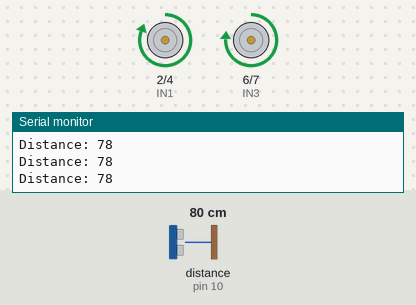
This sketch was run on a simulated Arduino Uno, built with avr-gcc and run on an emulated ATmega328P. Parts: motor-driver pin pairs drawn as motors (green arrow = first pin HIGH = forward, orange = second pin HIGH = backward, longer = more drive, scaled by the enable pin), the last lines printed to the serial monitor. Wiring (inferred from the names in the program): ultrasonic range finder: trigger pin 9; echo pin 10. Inputs (shaded band) come from the test bench; at power-on: distance to the obstacle (sensor on pin 10) 80 cm. The echo pulse lasts 58.3 µs per cm.

Above: at 1.2 s.
1.3 s: distance to the obstacle (sensor on pin 10) set to 23 cm
2.8 s: distance to the obstacle (sensor on pin 10) set to 18 cm
At 4.4 s:
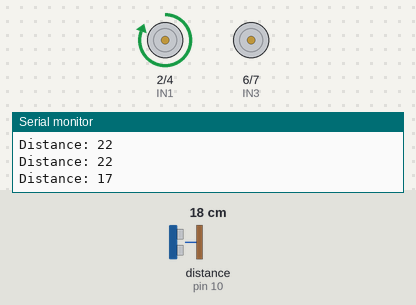
5.8 s: distance to the obstacle (sensor on pin 10) set to 35 cm
At 7.1 s:
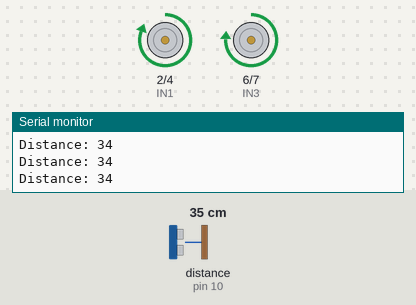
7.8 s: distance to the obstacle (sensor on pin 10) set to 2 cm
At 8.2 s:
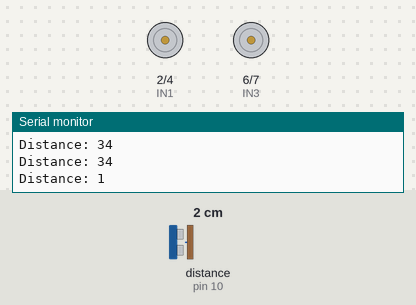
Timing chart, 0 to 11.8 s (numbered marks = the images above; inputs shaded):
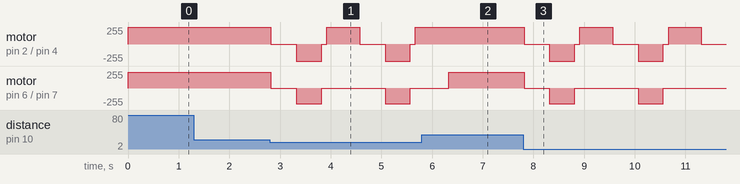

Measured:
- the behaviour switches between 21 and 20 cm on distance to the obstacle (sensor on pin 10) (found by bisection; images 0 and 1)
- after the input at 5.8 s, motor on pin 2 (IN1) / pin 4 (IN2): stays forward 255/255 (without the input it goes to stopped after 0.52 s)

The sketch:

obstacle_avoider_code.ino
```cpp
//Set pin numbers according to your circuit//

const int ENA = 3;
const int IN1 = 2;
const int IN2 = 4;
const int IN3 = 6;
const int IN4 = 7;
const int ENB = 5;
const int trigPin = 9;
const int echoPin = 10;
long duration;
int distance;

void setup() {
   //L298 N motor //

  pinMode(IN1, OUTPUT);
  pinMode(IN2, OUTPUT);
  pinMode(IN3, OUTPUT);
  pinMode(IN4, OUTPUT);
  pinMode(ENA, OUTPUT);
  pinMode(ENB, OUTPUT);

  //Ultrasonic Sensor//

pinMode(trigPin, OUTPUT); // Sets the trigPin as an Output
pinMode(echoPin, INPUT); // Sets the echoPin as an Input
Serial.begin(9600); // Starts the serial communication

}

void loop() {
digitalWrite(trigPin, LOW);// Clears the trigPin//
delayMicroseconds(2);// Sets the trigPin on HIGH state for 10 micro seconds//
digitalWrite(trigPin, HIGH);
delayMicroseconds(10);
digitalWrite(trigPin, LOW);// Reads the echoPin, returns the sound wave travel time in microseconds//
duration = pulseIn(echoPin, HIGH);// Calculating the distance//
distance= (duration*0.034/2);// Prints the distance on the Serial Monitor//
Serial.print("Distance: ");
Serial.println(distance);

//Forward//

if(distance>20)
  {
    analogWrite(ENA, 255);
    analogWrite(ENB, 236);
    digitalWrite(IN1, HIGH);
    digitalWrite(IN2, LOW);
    digitalWrite(IN3, HIGH);
    digitalWrite(IN4, LOW);
  }

  //BACKWARD//

  else if(distance<20)
  {
    analogWrite(ENA, 255);
    analogWrite(ENB, 240);
    digitalWrite(IN1, LOW);
    digitalWrite(IN2, LOW); //stop//
    digitalWrite(IN3, LOW);
    digitalWrite(IN4, LOW);
  delay(500);
    analogWrite(ENA, 255);
    analogWrite(ENB, 236);
    digitalWrite(IN1, LOW);
    digitalWrite(IN2, HIGH);
    digitalWrite(IN3, LOW);  //BACKWARD//
    digitalWrite(IN4, HIGH);
    delay(500);
     analogWrite(ENA, 255);
    analogWrite(ENB, 240);
    digitalWrite(IN1, LOW);
    digitalWrite(IN2, LOW); //stop//
    digitalWrite(IN3, LOW);
    digitalWrite(IN4, LOW);
  delay(100);
  analogWrite(ENA, 255);
    analogWrite(ENB, 236);
    digitalWrite(IN1, HIGH);
    digitalWrite(IN2, LOW);
    digitalWrite(IN3, LOW);  //Right//
    digitalWrite(IN4, LOW);
    delay(650);
  }
  }
```
